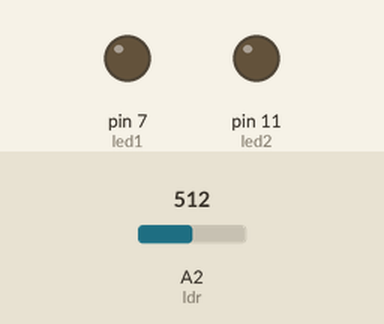
This sketch was run on a simulated Arduino Uno, built with avr-gcc and run on an emulated ATmega328P. Shown: output pins drawn as LEDs (lit = HIGH). Inputs (shaded band) come from the test bench; at power-on: A2 (ldr) = 512. What the sketch prints to the serial monitor is not drawn.

Above: at 1.2 s.
1.3 s: A2 (ldr) set to 310
3.3 s: A2 (ldr) set to 283
At 4.3 s:
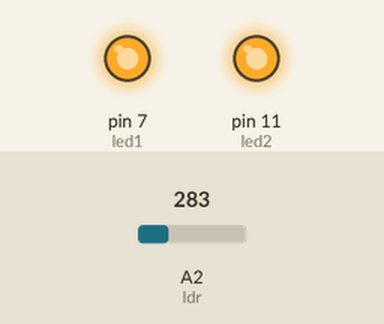
Timing chart, 0 to 6.3 s (numbered marks = the images above; inputs shaded):
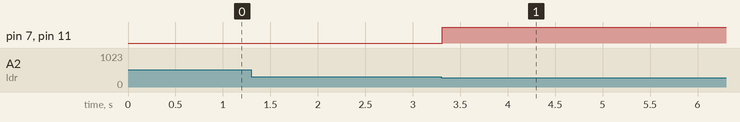

Measured:
- the behaviour switches between 301 and 300 on A2 (ldr) (found by bisection; images 0 and 1)
- after the input at 1.3 s, every drawn part: stays the same
- after the input at 3.3 s, pin 7 (led1), pin 11 (led2): LOW → HIGH at once

The sketch:

LDR.ino
```cpp
#define led1 7
#define led2 11
#define ldr A2
int reading ;
void setup() {
  // put your setup code here, to run once:
pinMode(led1,OUTPUT);
pinMode(led2,OUTPUT);
pinMode(ldr,INPUT);
Serial.begin(9600);
}

void loop() {
  // put your main code here, to run repeatedly:
reading=analogRead(ldr);
if (reading<=300){
  digitalWrite(led1,HIGH);
   digitalWrite(led2,HIGH);
  Serial.print("THE LED IS ON");
}
else {
  digitalWrite(led1,LOW);
   digitalWrite(led2,LOW);
  Serial.print("THE LED IS OFF");
}
}
```
